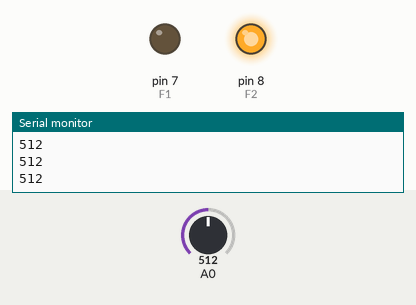
Simulated run of this sketch. Board: Arduino Uno, built with avr-gcc and run on an emulated ATmega328P. On the bench: output pins drawn as LEDs (lit = HIGH), the last lines printed to the serial monitor. The inputs (shaded band) are chosen by the test bench; at power-on: A0 = 512.

Above: at 1.2 s.
1.3 s: A0 set to 111
2.8 s: A0 set to 93
At 3.3 s:
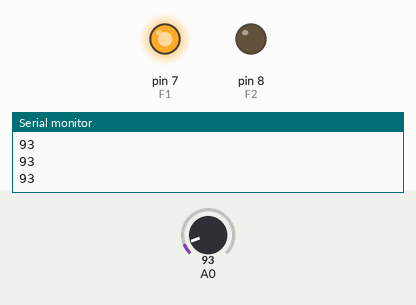
4.3 s: A0 set to 110
At 5.5 s:
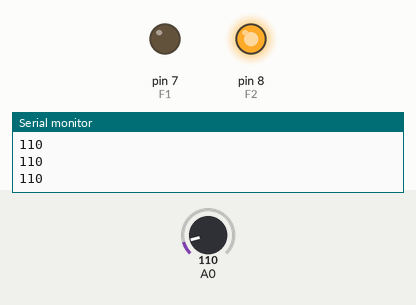
5.8 s: A0 set to 90
At 6.8 s:
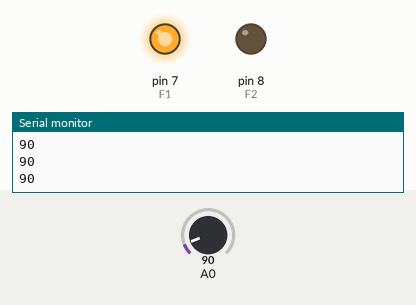
Timing chart, 0 to 8.3 s (numbered marks = the images above; inputs shaded):
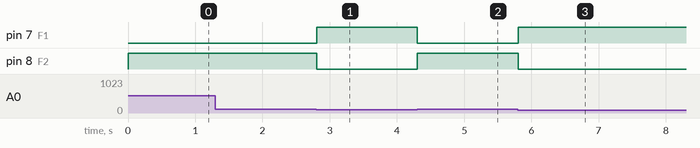

The sketch:

p2.ino
```cpp
int luz;
const int F1 = 7;
const int F2 = 8;

void setup() {
  pinMode(A0, INPUT);
  pinMode(F1, OUTPUT);
  pinMode(F2, OUTPUT);

  Serial.begin(9600);
}

void loop() {
  luz= analogRead(A0);
  Serial.println(luz);
  if (luz <=100){
    digitalWrite(F1,HIGH);
    digitalWrite(F2,LOW);
  }else{
    digitalWrite(F2,HIGH);
    digitalWrite(F1,LOW);
  }
}
```

Measured:
- the behaviour switches between 101 and 100 on A0 (found by bisection; images 0 and 1)
- after the input at 2.8 s, pin 7 (F1): LOW → HIGH at once; pin 8 (F2): HIGH → LOW at once
- after the input at 4.3 s, pin 7 (F1): HIGH → LOW at once; pin 8 (F2): LOW → HIGH at once
- after the input at 5.8 s, pin 7 (F1): LOW → HIGH at once; pin 8 (F2): HIGH → LOW at once
